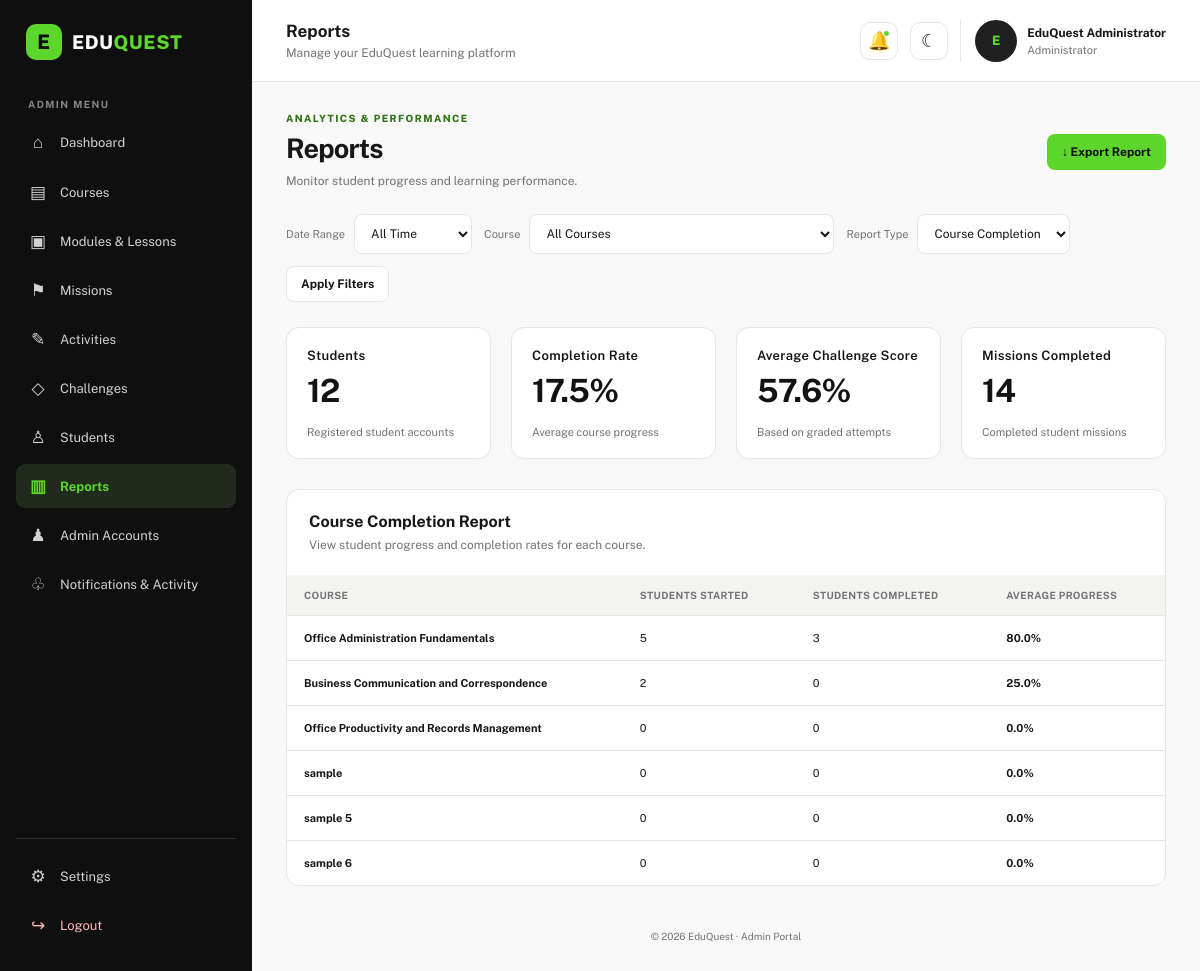
/EDUQUEST_FINAL/Admin_Portal/AdminReports.php (signed in), run on the app's committed database.
### tables this page shows
CREATE TABLE `courses` (
  `course_id` int(10) UNSIGNED NOT NULL,
  `course_title` varchar(200) NOT NULL,
  `course_description` text DEFAULT NULL,
  `course_number` tinyint(3) UNSIGNED NOT NULL,
  `thumbnail` varchar(255) DEFAULT NULL,
  `is_locked` tinyint(1) NOT NULL DEFAULT 0,
  `status` enum('draft','published','archived') NOT NULL DEFAULT 'draft',
  `created_at` timestamp NOT NULL DEFAULT current_timestamp(),
  `updated_at` timestamp NOT NULL DEFAULT current_timestamp() ON UPDATE current_timestamp()
);

### EDUQUEST_FINAL/Admin_Portal/AdminReports.php (the view, shortened to what this page needs)
<?php
require_once "db_connect.php";
$conn->set_charset("utf8mb4");
function reportEscape($value) {
    return htmlspecialchars((string)($value ?? ""), ENT_QUOTES, "UTF-8");
}
function reportFetchAll($conn, $sql, $types = "", $params = []) {
    $stmt = $conn->prepare($sql);
    if ($types !== "") {
        $stmt->bind_param($types, ...$params);
    }
    $stmt->execute();
    $result = $stmt->get_result();
    $rows = [];
    while ($row = $result->fetch_assoc()) {
        $rows[] = $row;
    }
    return $rows;
}
function reportFetchValue($conn, $sql, $types = "", $params = []) {
    $rows = reportFetchAll($conn, $sql, $types, $params);
    return $rows[0] ?? [];
}
$selectedDateRange = $_GET["date_range"] ?? "all";
$selectedCourseId = max(0, (int)($_GET["course_id"] ?? 0));
$selectedReportType = $_GET["report_type"] ?? "course_completion";
$courseTypes = "";
$courseParams = [];
$reportRows = [];
$reportTitle = "";
$reportDescription = "";
$missionsCompleted = 0;
$averageChallengeScore = 0;
$completionRate = 0;
$studentData = reportFetchValue(
    $conn,
    "SELECT COUNT(*) AS total
     FROM users
     WHERE role = 'student'"
);
$totalStudents = (int)($studentData["total"] ?? 0);
if ($selectedReportType === "course_completion") {
    $reportTitle = "Course Completion Report";
    $reportDescription = "View student progress and completion rates for each course.";
    $sql = "
        SELECT
            c.course_id,
            c.course_title,
            COUNT(DISTINCT ucp.user_id) AS students_started,
            COUNT(DISTINCT CASE
                WHEN ucp.progress_percent >= 100
                THEN ucp.user_id
            END) AS students_completed,
            COALESCE(AVG(ucp.progress_percent), 0) AS average_progress
        FROM courses c
        LEFT JOIN user_course_progress ucp
            ON c.course_id = ucp.course_id
        LEFT JOIN users u
            ON ucp.user_id = u.user_id
            AND u.role = 'student'
        WHERE 1 = 1
    ";
    $sql .= "
        GROUP BY c.course_id, c.course_title, c.course_number
        ORDER BY c.course_number ASC
    ";
    $reportRows = reportFetchAll(
        $conn,
        $sql,
        $courseTypes,
        $courseParams
    );
    $progressTotal = 0;
    $progressCount = 0;
    foreach ($reportRows as $row) {
        $progressTotal += (float)$row["average_progress"];
        $progressCount++;
    }
    $completionRate = $progressCount > 0
        ? $progressTotal / $progressCount
        : 0;
    $missionsCompleted = 0;
    $averageChallengeScore = 0;
}
if ($selectedReportType !== "challenge_scores") {
    $scoreSql = "
        SELECT
            COALESCE(
                AVG((ca.score / NULLIF(ch.total_points, 0)) * 100),
                0
            ) AS average_score
        FROM challenge_attempts ca
        INNER JOIN challenges ch
            ON ca.challenge_id = ch.challenge_id
        INNER JOIN missions m
            ON ch.mission_id = m.mission_id
        INNER JOIN modules md
            ON m.module_id = md.module_id
        INNER JOIN courses c
            ON md.course_id = c.course_id
        INNER JOIN users u
            ON ca.user_id = u.user_id
        WHERE ca.status = 'graded'
          AND u.role = 'student'
    ";
    $scoreData = reportFetchValue(
        $conn,
        $scoreSql,
        $courseTypes,
        $courseParams
    );
    $averageChallengeScore = (float)($scoreData["average_score"] ?? 0);
}
if ($selectedReportType !== "mission_progress") {
    $missionSql = "
        SELECT COUNT(*) AS total
        FROM user_mission_progress ump
        INNER JOIN users u
            ON ump.user_id = u.user_id
        INNER JOIN missions m
            ON ump.mission_id = m.mission_id
        INNER JOIN modules md
            ON m.module_id = md.module_id
        INNER JOIN courses c
            ON md.course_id = c.course_id
        WHERE ump.status = 'completed'
          AND u.role = 'student'
    ";
    $missionData = reportFetchValue(
        $conn,
        $missionSql,
        $courseTypes,
        $courseParams
    );
    $missionsCompleted = (int)($missionData["total"] ?? 0);
}
?>
<!DOCTYPE html>
<html lang="en">
<head>
    <link rel="stylesheet" href="Admin_styles.css">
</head>
<body>
<div id="admin-app" data-page="Reports">
    <main class="page-content">
        <section class="page-heading split-heading">
            <div>
                <p class="eyebrow">ANALYTICS & PERFORMANCE</p>
                <h1>Reports</h1>
                <p class="muted">
                    Monitor student progress and learning performance.
                </p>
            </div>
            <a
                class="btn btn-primary"
                href="?<?= reportEscape(http_build_query([
                    "date_range" => $selectedDateRange,
                    "course_id" => $selectedCourseId,
                    "report_type" => $selectedReportType,
                    "export" => "csv"
                ])) ?>"
            >
                ↓ Export Report
            </a>
        </section>
        <form method="GET" class="toolbar">
            <label class="field-inline">
                Date Range
                <select name="date_range">
                    <option value="all" <?= $selectedDateRange === "all" ? "selected" : "" ?>>
                        All Time
                    </option>
                </select>
            </label>
            <label class="field-inline">
                Course
                <select name="course_id">
                    <option value="0">All Courses</option>
                </select>
            </label>
            <label class="field-inline">
                Report Type
                <select name="report_type">
                    <option value="course_completion" <?= $selectedReportType === "course_completion" ? "selected" : "" ?>>
                        Course Completion
                    </option>
                </select>
            </label>
            <button type="submit" class="btn btn-outline">
                Apply Filters
            </button>
        </form>
        <section class="stats-grid">
            <article class="stat-card">
                <div class="stat-info">
                    <span>Students</span>
                    <h2><?= number_format($totalStudents) ?></h2>
                    <small>Registered student accounts</small>
                </div>
            </article>
            <article class="stat-card">
                <div class="stat-info">
                    <span>Completion Rate</span>
                    <h2><?= number_format($completionRate, 1) ?>%</h2>
                    <small>Average course progress</small>
                </div>
            </article>
            <article class="stat-card">
                <div class="stat-info">
                    <span>Average Challenge Score</span>
                    <h2><?= number_format($averageChallengeScore, 1) ?>%</h2>
                    <small>Based on graded attempts</small>
                </div>
            </article>
            <article class="stat-card">
                <div class="stat-info">
                    <span>Missions Completed</span>
                    <h2><?= number_format($missionsCompleted) ?></h2>
                    <small>Completed student missions</small>
                </div>
            </article>
        </section>
        <section class="panel table-panel">
            <div class="panel-heading">
                <div>
                    <h2><?= reportEscape($reportTitle) ?></h2>
                    <p class="muted"><?= reportEscape($reportDescription) ?></p>
                </div>
            </div>
            <div class="table-wrap">
                <table>
                    <?php if ($selectedReportType === "course_completion"): ?>
                        <thead>
                            <tr>
                                <th>Course</th>
                                <th>Students Started</th>
                                <th>Students Completed</th>
                                <th>Average Progress</th>
                            </tr>
                        </thead>
                        <tbody>
                            <?php if (!empty($reportRows)): ?>
                                <?php foreach ($reportRows as $row): ?>
                                    <tr>
                                        <td>
                                            <strong><?= reportEscape($row["course_title"]) ?></strong>
                                        </td>
                                        <td><?= number_format((int)$row["students_started"]) ?></td>
                                        <td><?= number_format((int)$row["students_completed"]) ?></td>
                                        <td>
                                            <strong>
                                                <?= number_format((float)$row["average_progress"], 1) ?>%
                                            </strong>
                                        </td>
                                    </tr>
                                <?php endforeach; ?>
                            <?php endif; ?>
                        </tbody>
                    <?php endif; ?>
                </table>
            </div>
        </section>
        <footer class="page-footer">
            <p>© 2026 EduQuest · Admin Portal</p>
        </footer>
    </main>
</div>
</body>
</html>

### EDUQUEST_FINAL/Admin_Portal/Admin_styles.css (style rules this page uses)
:root { --black: #0F0F0F; --dark: #202020; --green: #5DD62C; --deep-green: #337418; --offwhite: #F8F8F8; --white: #FFFFFF; --text: #171717; --muted: #737373; --border: #E6E6E6; --surface: #FFFFFF; --surface-soft: #F3F4F2; --shadow: 0 8px 28px rgba(0, 0, 0, 0.06); }
* { box-sizing: border-box; margin: 0; padding: 0; }
body { font-family: "Public Sans", Arial, sans-serif; background: var(--offwhite); color: var(--text); min-height: 100vh; }
a { color: inherit; text-decoration: none; }
button, input, select, textarea { font: inherit; }
button { cursor: pointer; }
.page-content { padding: 30px 34px 24px; max-width: 1600px; margin: 0 auto; }
.page-heading { margin-bottom: 23px; }
.page-heading h1 { font-size: 27px; letter-spacing: -.8px; margin: 4px 0 8px; }
.eyebrow { color: var(--deep-green); font-size: 10px; font-weight: 800; letter-spacing: 1.4px; margin-bottom: 8px; }
.muted { color: var(--muted); font-size: 12px; line-height: 1.6; }
.split-heading { display: flex; justify-content: space-between; align-items: center; gap: 18px; }
.stats-grid { display: grid; grid-template-columns: repeat(4, minmax(0, 1fr)); gap: 16px; margin-bottom: 22px; }
.stat-card { background: var(--surface); border: 1px solid var(--border); border-radius: 13px; padding: 20px; min-width: 0; box-shadow: 0 2px 8px rgba(0, 0, 0, .015); }
.stat-card h2 { font-size: 29px; letter-spacing: -1px; }
.stat-card small { display: block; font-size: 11px; color: var(--muted); margin-top: 6px; }
.panel { background: var(--surface); border: 1px solid var(--border); border-radius: 13px; padding: 22px; margin-bottom: 20px; min-width: 0; }
.panel-heading { display: flex; align-items: center; justify-content: space-between; gap: 15px; margin-bottom: 20px; }
.panel-heading h2 { font-size: 16px; margin-bottom: 5px; }
.btn { display: inline-flex; align-items: center; justify-content: center; gap: 7px; border: 1px solid transparent; border-radius: 8px; padding: 10px 14px; font-size: 12px; font-weight: 700; transition: .18s; white-space: nowrap; }
.btn-primary { background: var(--green); color: var(--black); }
.btn-outline { background: var(--surface); border-color: var(--border); color: var(--text); }
.toolbar { display: flex; align-items: center; gap: 12px; flex-wrap: wrap; margin-bottom: 18px; }
.toolbar select, .field-inline select { height: 40px; border: 1px solid var(--border); border-radius: 8px; background: var(--surface); color: var(--text); padding: 0 12px; font-size: 12px; max-width: 100%; }
.field-inline { display: flex; align-items: center; gap: 9px; color: var(--muted); font-size: 11px; }
.table-panel { padding: 0; overflow: hidden; }
.table-panel .panel-heading { padding: 22px 22px 0; }
.table-wrap { width: 100%; overflow-x: auto; }
table { width: 100%; border-collapse: collapse; text-align: left; white-space: normal; }
thead { background: var(--surface-soft); }
th { font-size: 10px; letter-spacing: .35px; text-transform: uppercase; color: var(--muted); font-weight: 700; padding: 14px 17px; white-space: nowrap; }
td { font-size: 11px; padding: 16px 17px; border-top: 1px solid var(--border); vertical-align: middle; }
.page-footer { text-align: center; color: var(--muted); font-size: 10px; padding: 24px 0 5px; }
.stats-grid { display: grid; grid-template-columns: repeat(4, minmax(0, 1fr)); gap: 20px; margin: 25px 0 30px; }
.stats-grid .stat-info { display: flex; flex-direction: column; gap: 9px; width: 100%; }
.stats-grid .stat-info span { color: #141414; font-size: 13px; font-weight: 600; letter-spacing: 0.3px; }
.stats-grid .stat-info h2 { margin: 0; color: #131312; font-size: 32px; font-weight: 700; line-height: 1.2; letter-spacing: -0.8px; }

### data on the page
courses: course_title "Office Administration Fundamentals", students_started "5", students_completed "3", average_progress "80.0"
courses: course_title "Business Communication and Correspondence", students_started "2", students_completed "0", average_progress "25.0"
courses: course_title "Office Productivity and Records Management", students_started "0", students_completed "0", average_progress "0.0"
courses: course_title "sample", students_started "0", students_completed "0", average_progress "0.0"
courses: course_title "sample 5", students_started "0", students_completed "0", average_progress "0.0"
courses: course_title "sample 6", students_started "0", students_completed "0", average_progress "0.0"

### other printed values
$totalStudents "12"
$completionRate "17.5"
$averageChallengeScore "57.6"
$missionsCompleted "14"
reportEscape($reportTitle) "Course Completion Report"
reportEscape($reportDescription) "View student progress and completion rates for each course."
